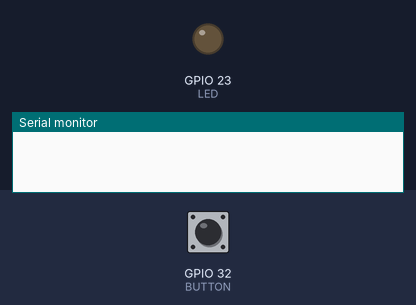
A sketch run on a simulated ESP32. Shown: output pins drawn as LEDs (lit = HIGH), the last lines printed to the serial monitor. The inputs (shaded band) are chosen by the test bench; at power-on: GPIO 32 (BUTTON) HIGH.

Above: at 1.2 s.
1.3 s: GPIO 32 (BUTTON) pulled LOW for 0.15 s
At 1.37 s:
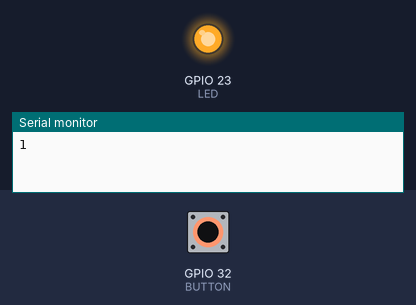
Timing chart, 0 to 4.3 s (numbered marks = the images above; inputs shaded):
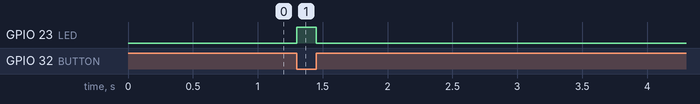

The sketch:

PushCounting.ino
```cpp
//นับจำนวนครั้งที่กดปุ่ม


#define LED 23
#define BUTTON 32

int count = 0;
int lastState = HIGH;
unsigned long lastTime = 0;

void setup() {
  pinMode(LED, OUTPUT);
  pinMode(BUTTON, INPUT_PULLUP);  // ใช้ Pull-up
  Serial.begin(115200);
}

void loop() {
  int state = digitalRead(BUTTON);

  // ตรวจจับ HIGH → LOW + กันเด้ง
  if (lastState == HIGH && state == LOW && (millis() - lastTime) > 30) {
    count++;
    Serial.println(count);

    // กระพริบ LED ตามจำนวนครั้งที่กด
    for (int i = 0; i < count; i++) {
      digitalWrite(LED, HIGH);
      delay(150);
      digitalWrite(LED, LOW);
      delay(150);
    }

    lastTime = millis();
  }

  lastState = state;
}
```

Measured:
- after the input at 1.3 s, GPIO 23 (LED): LOW → HIGH at once, → LOW 0.15 s later
